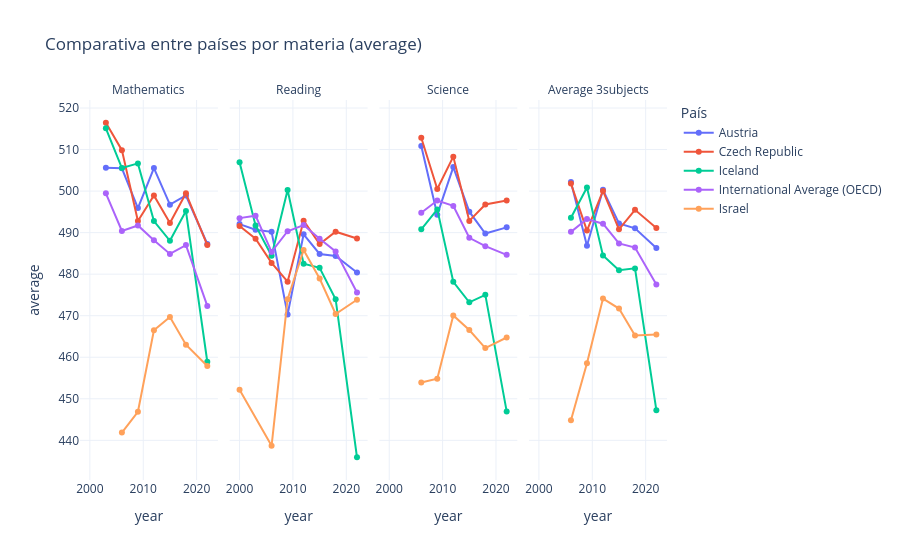

Here is the notebook cell this chart was saved with:
### Code cell
lista_paises = random.sample(paises_ocde, 4) # Utilizar lista_paises_completa para incluir todos los países.
lista_paises.append(media_ocde) # OPCIONAL: nos aseguramos de que la media de la OCDE siempre esté presente.

random_sample_fig = plot_comparar_paises_todas_materias(df_pisa_eda, lista_paises)
random_sample_fig.show()

### Figure 1 — Plotly figure (JSON) as saved in the notebook; plotly's stock layout.template omitted (floating-point values rounded to 4 significant figures)
{"data": [{"hovertemplate": "country=Austria<br>subject=mathematics<br>year=%{x}<br>average=%{y}<extra></extra>", "legendgroup": "Austria", "line": {"color": "#636EFA", "dash": "solid"}, "marker": {"symbol": "circle"}, "mode": "lines+markers", "name": "Austria", "orientation": "v", "showlegend": true, "type": "scatter", "x": [2003, 2006, 2009, 2012, 2015, 2018, 2022], "xaxis": "x", "y": [505.6, 505.5, 495.9, 505.5, 496.7, 498.9, 487.3], "yaxis": "y"}, {"hovertemplate": "country=Czech Republic<br>subject=mathematics<br>year=%{x}<br>average=%{y}<extra></extra>", "legendgroup": "Czech Republic", "line": {"color": "#EF553B", "dash": "solid"}, "marker": {"symbol": "circle"}, "mode": "lines+markers", "name": "Czech Republic", "orientation": "v", "showlegend": true, "type": "scatter", "x": [2003, 2006, 2009, 2012, 2015, 2018, 2022], "xaxis": "x", "y": [516.5, 509.9, 492.8, 499.0, 492.3, 499.5, 487.0], "yaxis": "y"}, {"hovertemplate": "country=Iceland<br>subject=mathematics<br>year=%{x}<br>average=%{y}<extra></extra>", "legendgroup": "Iceland", "line": {"color": "#00CC96", "dash": "solid"}, "marker": {"symbol": "circle"}, "mode": "lines+markers", "name": "Iceland", "orientation": "v", "showlegend": true, "type": "scatter", "x": [2003, 2006, 2009, 2012, 2015, 2018, 2022], "xaxis": "x", "y": [515.1, 505.5, 506.7, 492.8, 488.0, 495.2, 458.9], "yaxis": "y"}, {"hovertemplate": "country=International Average (OECD)<br>subject=mathematics<br>year=%{x}<br>average=%{y}<extra></extra>", "legendgroup": "International Average (OECD)", "line": {"color": "#AB63FA", "dash": "solid"}, "marker": {"symbol": "circle"}, "mode": "lines+markers", "name": "International Average (OECD)", "orientation": "v", "showlegend": true, "type": "scatter", "x": [2003, 2006, 2009, 2012, 2015, 2018, 2022], "xaxis": "x", "y": [499.5, 490.4, 491.7, 488.2, 484.9, 487.0, 472.4], "yaxis": "y"}, {"hovertemplate": "country=Israel<br>subject=mathematics<br>year=%{x}<br>average=%{y}<extra></extra>", "legendgroup": "Israel", "line": {"color": "#FFA15A", "dash": "solid"}, "marker": {"symbol": "circle"}, "mode": "lines+markers", "name": "Israel", "orientation": "v", "showlegend": true, "type": "scatter", "x": [2006, 2009, 2012, 2015, 2018, 2022], "xaxis": "x", "y": [441.9, 446.9, 466.5, 469.7, 463.0, 457.9], "yaxis": "y"}, {"hovertemplate": "country=Austria<br>subject=reading<br>year=%{x}<br>average=%{y}<extra></extra>", "legendgroup": "Austria", "line": {"color": "#636EFA", "dash": "solid"}, "marker": {"symbol": "circle"}, "mode": "lines+markers", "name": "Austria", "orientation": "v", "showlegend": false, "type": "scatter", "x": [2000, 2003, 2006, 2009, 2012, 2015, 2018, 2022], "xaxis": "x2", "y": [492.1, 490.7, 490.2, 470.3, 489.6, 484.9, 484.4, 480.4], "yaxis": "y2"}, {"hovertemplate": "country=Czech Republic<br>subject=reading<br>year=%{x}<br>average=%{y}<extra></extra>", "legendgroup": "Czech Republic", "line": {"color": "#EF553B", "dash": "solid"}, "marker": {"symbol": "circle"}, "mode": "lines+markers", "name": "Czech Republic", "orientation": "v", "showlegend": false, "type": "scatter", "x": [2000, 2003, 2006, 2009, 2012, 2015, 2018, 2022], "xaxis": "x2", "y": [491.6, 488.5, 482.7, 478.2, 492.9, 487.3, 490.2, 488.6], "yaxis": "y2"}, {"hovertemplate": "country=Iceland<br>subject=reading<br>year=%{x}<br>average=%{y}<extra></extra>", "legendgroup": "Iceland", "line": {"color": "#00CC96", "dash": "solid"}, "marker": {"symbol": "circle"}, "mode": "lines+markers", "name": "Iceland", "orientation": "v", "showlegend": false, "type": "scatter", "x": [2000, 2003, 2006, 2009, 2012, 2015, 2018, 2022], "xaxis": "x2", "y": [506.9, 491.7, 484.4, 500.3, 482.5, 481.5, 474.0, 435.9], "yaxis": "y2"}, {"hovertemplate": "country=International Average (OECD)<br>subject=reading<br>year=%{x}<br>average=%{y}<extra></extra>", "legendgroup": "International Average (OECD)", "line": {"color": "#AB63FA", "dash": "solid"}, "marker": {"symbol": "circle"}, "mode": "lines+markers", "name": "International Average (OECD)", "orientation": "v", "showlegend": false, "type": "scatter", "x": [2000, 2003, 2006, 2009, 2012, 2015, 2018, 2022], "xaxis": "x2", "y": [493.5, 494.1, 485.4, 490.3, 491.8, 488.5, 485.5, 475.6], "yaxis": "y2"}, {"hovertemplate": "country=Israel<br>subject=reading<br>year=%{x}<br>average=%{y}<extra></extra>", "legendgroup": "Israel", "line": {"color": "#FFA15A", "dash": "solid"}, "marker": {"symbol": "circle"}, "mode": "lines+markers", "name": "Israel", "orientation": "v", "showlegend": false, "type": "scatter", "x": [2000, 2006, 2009, 2012, 2015, 2018, 2022], "xaxis": "x2", "y": [452.2, 438.7, 474.0, 485.8, 479.0, 470.4, 473.8], "yaxis": "y2"}, {"hovertemplate": "country=Austria<br>subject=science<br>year=%{x}<br>average=%{y}<extra></extra>", "legendgroup": "Austria", "line": {"color": "#636EFA", "dash": "solid"}, "marker": {"symbol": "circle"}, "mode": "lines+markers", "name": "Austria", "orientation": "v", "showlegend": false, "type": "scatter", "x": [2006, 2009, 2012, 2015, 2018, 2022], "xaxis": "x3", "y": [510.8, 494.3, 505.8, 495.0, 489.8, 491.3], "yaxis": "y3"}, {"hovertemplate": "country=Czech Republic<br>subject=science<br>year=%{x}<br>average=%{y}<extra></extra>", "legendgroup": "Czech Republic", "line": {"color": "#EF553B", "dash": "solid"}, "marker": {"symbol": "circle"}, "mode": "lines+markers", "name": "Czech Republic", "orientation": "v", "showlegend": false, "type": "scatter", "x": [2006, 2009, 2012, 2015, 2018, 2022], "xaxis": "x3", "y": [512.9, 500.5, 508.3, 492.8, 496.8, 497.7], "yaxis": "y3"}, {"hovertemplate": "country=Iceland<br>subject=science<br>year=%{x}<br>average=%{y}<extra></extra>", "legendgroup": "Iceland", "line": {"color": "#00CC96", "dash": "solid"}, "marker": {"symbol": "circle"}, "mode": "lines+markers", "name": "Iceland", "orientation": "v", "showlegend": false, "type": "scatter", "x": [2006, 2009, 2012, 2015, 2018, 2022], "xaxis": "x3", "y": [490.8, 495.6, 478.2, 473.2, 475.0, 447.0], "yaxis": "y3"}, {"hovertemplate": "country=International Average (OECD)<br>subject=science<br>year=%{x}<br>average=%{y}<extra></extra>", "legendgroup": "International Average (OECD)", "line": {"color": "#AB63FA", "dash": "solid"}, "marker": {"symbol": "circle"}, "mode": "lines+markers", "name": "International Average (OECD)", "orientation": "v", "showlegend": false, "type": "scatter", "x": [2006, 2009, 2012, 2015, 2018, 2022], "xaxis": "x3", "y": [494.8, 497.7, 496.4, 488.8, 486.7, 484.6], "yaxis": "y3"}, {"hovertemplate": "country=Israel<br>subject=science<br>year=%{x}<br>average=%{y}<extra></extra>", "legendgroup": "Israel", "line": {"color": "#FFA15A", "dash": "solid"}, "marker": {"symbol": "circle"}, "mode": "lines+markers", "name": "Israel", "orientation": "v", "showlegend": false, "type": "scatter", "x": [2006, 2009, 2012, 2015, 2018, 2022], "xaxis": "x3", "y": [453.9, 454.9, 470.1, 466.6, 462.2, 464.8], "yaxis": "y3"}, {"hovertemplate": "country=Austria<br>subject=average_3subjects<br>year=%{x}<br>average=%{y}<extra></extra>", "legendgroup": "Austria", "line": {"color": "#636EFA", "dash": "solid"}, "marker": {"symbol": "circle"}, "mode": "lines+markers", "name": "Austria", "orientation": "v", "showlegend": false, "type": "scatter", "x": [2006, 2009, 2012, 2015, 2018, 2022], "xaxis": "x4", "y": [502.2, 486.8, 500.3, 492.2, 491.0, 486.3], "yaxis": "y4"}, {"hovertemplate": "country=Czech Republic<br>subject=average_3subjects<br>year=%{x}<br>average=%{y}<extra></extra>", "legendgroup": "Czech Republic", "line": {"color": "#EF553B", "dash": "solid"}, "marker": {"symbol": "circle"}, "mode": "lines+markers", "name": "Czech Republic", "orientation": "v", "showlegend": false, "type": "scatter", "x": [2006, 2009, 2012, 2015, 2018, 2022], "xaxis": "x4", "y": [501.8, 490.5, 500.0, 490.8, 495.5, 491.1], "yaxis": "y4"}, {"hovertemplate": "country=Iceland<br>subject=average_3subjects<br>year=%{x}<br>average=%{y}<extra></extra>", "legendgroup": "Iceland", "line": {"color": "#00CC96", "dash": "solid"}, "marker": {"symbol": "circle"}, "mode": "lines+markers", "name": "Iceland", "orientation": "v", "showlegend": false, "type": "scatter", "x": [2006, 2009, 2012, 2015, 2018, 2022], "xaxis": "x4", "y": [493.6, 500.9, 484.5, 480.9, 481.4, 447.3], "yaxis": "y4"}, {"hovertemplate": "country=International Average (OECD)<br>subject=average_3subjects<br>year=%{x}<br>average=%{y}<extra></extra>", "legendgroup": "International Average (OECD)", "line": {"color": "#AB63FA", "dash": "solid"}, "marker": {"symbol": "circle"}, "mode": "lines+markers", "name": "International Average (OECD)", "orientation": "v", "showlegend": false, "type": "scatter", "x": [2006, 2009, 2012, 2015, 2018, 2022], "xaxis": "x4", "y": [490.2, 493.3, 492.1, 487.4, 486.4, 477.5], "yaxis": "y4"}, {"hovertemplate": "country=Israel<br>subject=average_3subjects<br>year=%{x}<br>average=%{y}<extra></extra>", "legendgroup": "Israel", "line": {"color": "#FFA15A", "dash": "solid"}, "marker": {"symbol": "circle"}, "mode": "lines+markers", "name": "Israel", "orientation": "v", "showlegend": false, "type": "scatter", "x": [2006, 2009, 2012, 2015, 2018, 2022], "xaxis": "x4", "y": [444.8, 458.6, 474.1, 471.7, 465.2, 465.5], "yaxis": "y4"}], "layout": {"annotations": [{"font": {}, "showarrow": false, "text": "Mathematics", "x": 0.1175, "xanchor": "center", "xref": "paper", "y": 1.0, "yanchor": "bottom", "yref": "paper"}, {"font": {}, "showarrow": false, "text": "Reading", "x": 0.3725, "xanchor": "center", "xref": "paper", "y": 1.0, "yanchor": "bottom", "yref": "paper"}, {"font": {}, "showarrow": false, "text": "Science", "x": 0.6275, "xanchor": "center", "xref": "paper", "y": 1.0, "yanchor": "bottom", "yref": "paper"}, {"font": {}, "showarrow": false, "text": "Average 3subjects", "x": 0.8825, "xanchor": "center", "xref": "paper", "y": 1.0, "yanchor": "bottom", "yref": "paper"}], "hovermode": "x unified", "legend": {"title": {"text": "País"}, "tracegroupgap": 0}, "title": {"text": "Comparativa entre países por materia (average)"}, "xaxis": {"anchor": "y", "domain": [0.0, 0.235], "title": {"text": "year"}}, "xaxis2": {"anchor": "y2", "domain": [0.255, 0.49], "matches": "x", "title": {"text": "year"}}, "xaxis3": {"anchor": "y3", "domain": [0.51, 0.745], "matches": "x", "title": {"text": "year"}}, "xaxis4": {"anchor": "y4", "domain": [0.765, 1.0], "matches": "x", "title": {"text": "year"}}, "yaxis": {"anchor": "x", "domain": [0.0, 1.0], "title": {"text": "average"}}, "yaxis2": {"anchor": "x2", "domain": [0.0, 1.0], "matches": "y", "showticklabels": false}, "yaxis3": {"anchor": "x3", "domain": [0.0, 1.0], "matches": "y", "showticklabels": false}, "yaxis4": {"anchor": "x4", "domain": [0.0, 1.0], "matches": "y", "showticklabels": false}}}
